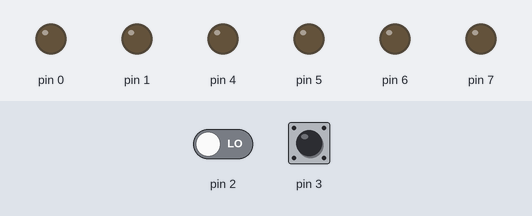
This sketch was run on a simulated Arduino Uno, built with avr-gcc and run on an emulated ATmega328P. On the bench: output pins drawn as LEDs (lit = HIGH). Dashed ring = blinking. The inputs (shaded band) are chosen by the test bench; at power-on: pin 2 LOW, pin 3 LOW.

Above: at 0.8 s.
0.9 s: pin 2 driven HIGH
At 2.0 s:
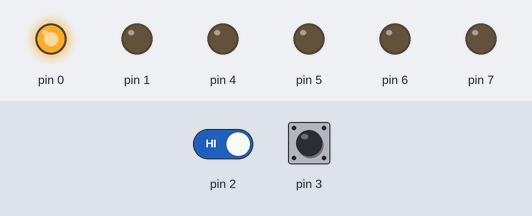
2.4 s: pin 3 pulsed HIGH 2 times (0.12 s each, 0.3 s apart)
At 2.65 s:
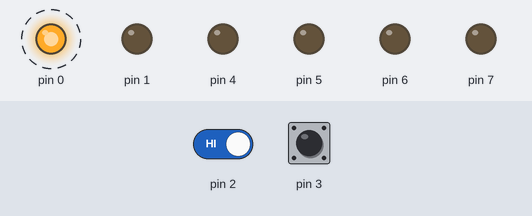
Timing chart, 0 to 5.4 s (numbered marks = the images above; inputs shaded):
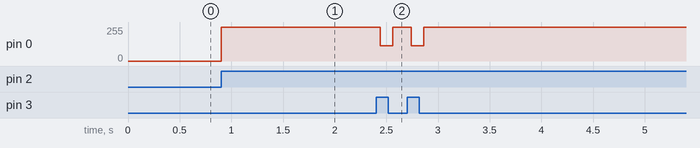

Measured:
- after the input at 0.9 s, pin 0: 0/255 → 255/255 at once
- after the input at 2.4 s, pin 0: alternates 255/255 for 0.18 s and 113/255 for 0.12 s, 4 changes in all, then stays 255/255, starting at once

The sketch:

LED_challenge.ino
```cpp
#include <avr/io.h>
#include <util/delay.h>
#define setbit(x,y) (x|=y)
#define checkbit(x,y)((x) & (y))
#define clearbit(x,y)(x&=~y)
#define bitn(p) (0x01<<p)

int main (void)
{
  DDRD = 0xF3;

  while (true){
    if (checkbit(PIND, bit(2))){
      setbit(PORTD, bit(0));
    }
    if (checkbit(PIND, bit(3))){
      clearbit(PORTD, bit(0));
    }
  }
}
```
